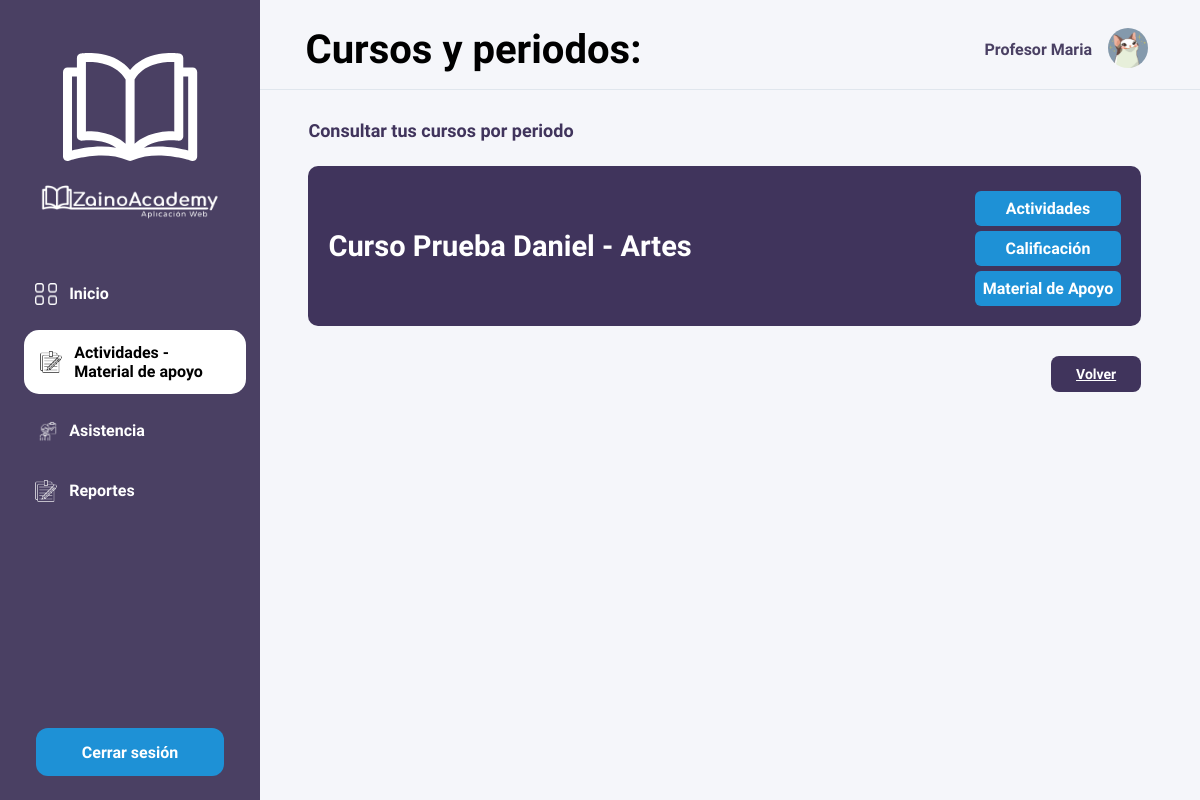
Screenshot of /profesores/actividades/cursos/4/ (signed in) with the database file from the repository.
### zainoAcademy_app/models.py (models this page shows, shortened)
class Usuario(models.Model):
    Us_id = models.AutoField(primary_key=True)
    Us_nombre = models.CharField(max_length=30)
    Us_contraseña = models.CharField(max_length=30)
    fecha_registro = models.DateField(auto_now_add=True)
    documento = models.CharField(max_length=30)
    GENERO_CHOICES = [
        ('masculino', 'Masculino'),
        ('femenino', 'Femenino'),
        ('otro', 'Otro'),
        ('prefiero_no_decir', 'Prefiero no decir'),
    ]
    genero = models.CharField(
        max_length=30,
        choices=GENERO_CHOICES,
        blank=False
    )
    correo = models.EmailField(unique=True, null=True, blank=True)
    foto_perfil_usuario = models.ImageField(upload_to='fotos_perfil/', null=True, blank=True)
    TipoUsuario = models.ForeignKey(TipoUsuario, on_delete=models.CASCADE)
    class Meta:
        db_table = 'usuario'

class Boletin(models.Model):
    Bol_id = models.AutoField(primary_key=True)
    Pro = models.ForeignKey(Profesores, on_delete=models.CASCADE)
    Per = models.ForeignKey(Periodo, on_delete=models.CASCADE)
    Cur = models.ForeignKey(Curso, on_delete=models.CASCADE)
    Mtr = models.ForeignKey(Materia, on_delete=models.CASCADE)
    class Meta:
        db_table = 'boletin'

class Curso(models.Model):
    Cur_id = models.AutoField(primary_key=True)
    Cur_nombre = models.CharField(max_length=100)
    class Meta:
        db_table = 'curso'

class Materia(models.Model):
    Mtr_id = models.AutoField(primary_key=True)
    Mtr_nombre = models.CharField(max_length=100)
    class Meta:
        db_table = 'materia'

### zainoAcademy_app/views.py (the view)
# urls.py: path('profesores/actividades/cursos/<int:periodo_id>/', views.actividad_profesores_consultar_cursos, name='actividad_profesores_consultar_cursos'),
def actividad_profesores_consultar_cursos(request, periodo_id):
    usuario = get_usuario_from_session(request)
    if not usuario:
        return redirect('login')
    profesor = usuario.profesores_set.first()
    boletines = Boletin.objects.filter(Pro=profesor, Per_id=periodo_id).select_related('Cur', 'Mtr')
    return render(request, 'profesores/actividad_profesores_consultar_cursos.html', {
        'usuario': usuario,
        'boletines': boletines,
        'periodo_id': periodo_id
    })

### zainoAcademy_app/context_processors.py (called while the page is built)
def usuario_context(request):
    usuario = None
    try:
        usuario = get_usuario_from_session(request)
    except:
        pass
    return {"usuario": usuario}

### zainoAcademy_app/views.py (called while the page is built)
def get_usuario_from_session(request):
    usuario_id = request.session.get('usuario_id')
    if usuario_id:
        try:
            return Usuario.objects.get(Us_id=usuario_id)
        except Usuario.DoesNotExist:
            return None
    return None

### zainoAcademy_app/templates/profesores/actividad_profesores_consultar_cursos.html (shortened to what this page needs)
{% extends "profesores/base.html" %}
{% load static %}
{% block extra_css %}
<link rel="stylesheet" href="{% static 'css/profesores/actividad_profesores_consultar_curso.css' %}">
{% endblock %}
{% block page_title %}Cursos y periodos:{% endblock %}
{% block mockUp %}
        <div class="content">
            <h2 class="section-title">Consultar tus cursos por periodo</h2>
            <div class="curso-selector">
                {% for bol in boletines %}
                    <div class="curso-info">
                        <p>{{ bol.Cur.Cur_nombre }} - {{ bol.Mtr.Mtr_nombre }}</p>
                        <div class="acciones">
                            <a href="{% url 'actividad_profesores_crear_actividad' bol.Bol_id %}" class="crear_actividad-btn">Actividades</a>
                            <a href="{% url 'lista_actividades_calificar' bol.Cur.Cur_id %}" class="calificacion-btn">Calificación</a>
                            <a href="{% url 'materialApoyo_subir' bol.Bol_id %}" class="material_apoyo-btn">Material de Apoyo</a>
                        </div>
                    </div>
                {% empty %}
                    <p>No tienes cursos asignados en este periodo.</p>
                {% endfor %}
            </div>
            <div class="volver-section">
                <a href="{% url 'actividad_profesores_consultar' %}" class="volver-btn">Volver</a>
            </div>
        </div>
{% endblock %}

### zainoAcademy_app/templates/profesores/base.html (shortened to what this page needs)
<!DOCTYPE html>
{% load static %}
<html lang="es">
<head>
    <link rel="stylesheet" href="{% static 'css/profesores/dashboard_profesores.css' %}">
    {% block extra_css %}{% endblock %}
</head>
<body class="dashboard-page">
    <aside class="sidebar">
        <div class="logo">
            <a href="{% url 'dashboard_profesores' %}">
            <img src="{% static 'images/acudientes/Favicon.png' %}" alt="Logo Libro"/>
            <img src="{% static 'images/acudientes/LogoNormal-removebg-preview.png' %}" alt="Logo Zaino Academy" />
            </a>
        </div>
        <nav>
            <ul class="nav-list">
                <li><a href="{% url 'dashboard_profesores' %}" class="nav-item {% if request.resolver_match.url_name == 'dashboard_profesores' %}active{% endif %}">
                    <img src="{% static 'images/profesores/inicio.png' %}" class="nav-icon" alt="Inicio">
                    Inicio
                </a></li>
                <li><a href="{% url 'actividad_profesores_consultar' %}" class="nav-item {% if request.resolver_match.url_name in 'actividad_profesores_consultar, actividad_profesores_consultar_cursos, actividad_profesores_crear_actividad, actividad_profesores_calificaciones, actividad_profesores_lista, actividades_por_curso_materia, actividad_profesores_eliminar, actividad_profesores_editar, lista_actividades_calificar, materialApoyo_subir, materialApoyo_consultar, materialApoyo_confirmar_eliminar, materialApoyo_editar' %}active{% endif %}">
                    <img src="{% static 'images/profesores/actividades.png' %}" class="nav-icon" alt="Actividades">
                    Actividades - Material de apoyo
                </a></li>
                <li><a href="{% url 'asistencia_profesores_cursos' %}" class="nav-item ">
                    <img src="{% static 'images/profesores/asistencia.png' %}" class="nav-icon" alt="Asistencia">
                    Asistencia
                </a></li>
                <li><a href="{% url 'reportes_profesores' %}" class="nav-item {% if request.resolver_match.url_name in 'reportes_profesores, reportes_profesores_descargar' %}active{% endif %}">
                    <img src="{% static 'images/profesores/reportes.png' %}" class="nav-icon" alt="Reportes">
                    Reportes
                </a></li>
            </ul>
        </nav>
        <div class="logout-container">
            <form method="POST" action="{% url 'login' %}">
                <button type="button" class="logout-btn" onclick="openModal()">Cerrar sesión</button>
            </form>
        </div>
    </aside>
    <main class="main-content">
        <header class="page-header">
            <div class="header-container">
                <h1 class="page-title">{% block page_title %}{% endblock %}</h1>
            <div class="header-icons">
                <span class="user-name">{{ usuario.Us_nombre }}</span>
                    <a href="{% url 'ver_perfil_profesores' %}">
                        {% if usuario.foto_perfil_usuario %}
                            <img src="{{ usuario.foto_perfil_usuario.url }}" class="user-avatar" alt="Perfil">
                        {% else %}
                            <img src="{% static 'images/acudientes/perfil.png' %}" class="user-avatar" alt="Perfil">
                        {% endif %}
                    </a>
            </div>
        </header>
            {% block mockUp %}
            {% endblock %}
        </main>

### static/css/profesores/dashboard_profesores.css (style rules this page uses)
* { box-sizing: border-box; margin: 0; padding: 0; }
html, body { height: 100%; }
.dashboard-page { font-family: "Comfortaa", sans-serif; background-color: #F5F6FA; color: #4A4063; min-height: 100vh; overflow-x: hidden; }
.sidebar { width: 260px; background-color: #4A4063; padding: 2rem 1.2rem; color: #fff; position: fixed; top: 0; left: 0; bottom: 0; overflow-y: auto; z-index: 100; }
.header-container { display: flex; justify-content: space-between; align-items: center; padding: 0 20px; width: 98.5%; margin-top: 10px; }
.page-title { font-size: 40px; font-weight: 700; margin: 0; color: #000; margin-right: auto; }
.logo { text-align: center; margin-bottom: 3rem; }
.logo img { max-width: 180px; display: block; margin-left: auto; margin-right: auto; filter: brightness(0) invert(1); }
.nav-list { list-style: none; padding: 0; }
.nav-list li { margin-bottom: 0.3rem; }
.nav-item { display: flex; align-items: center; padding: 0.8rem 1rem; font-size: 1rem; font-weight: 600; border-radius: 15px; transition: all 0.3s ease; text-decoration: none; color: #fff; margin-bottom: 0.8rem; }
.nav-item:hover, .nav-item.active { background-color: #ffffff; color: #000000; transform: translateX(5px); }
.nav-item img.nav-icon { width: 22px; height: 22px; margin-right: 12px; filter: brightness(0) invert(1); transition: filter 0.3s ease; }
.nav-item:hover img.nav-icon, .nav-item.active img.nav-icon { filter: invert(); }
.logout-container { position: absolute; bottom: 1.5rem; left: 1.2rem; right: 1.2rem; text-align: center; }
.logout-btn { display: inline-block; width: 85%; background-color: #1E91D6; color: #fff; padding: 0.9rem 1.2rem; border-radius: 12px; font-weight: 600; font-family: "Comfortaa", sans-serif; font-size: 1rem; border: none; cursor: pointer; transition: background 0.3s ease, transform 0.2s ease; }
.main-content { margin-left: 240px; padding: 0; min-height: 100vh; }
.page-header { background-color: #F5F6FA; padding: 1rem 2rem; display: flex; justify-content: flex-end; align-items: center; border-bottom: 1px solid #E0E6ED; }
.header-icons { display: flex; align-items: center; gap: 1rem; position: relative; }
.user-name { font-weight: 600; color: #4A4063; }
.user-avatar { width: 40px; height: 40px; border-radius: 50%; cursor: pointer; }

### static/css/profesores/actividad_profesores_consultar_curso.css (style rules this page uses)
.content { margin-top: 20px; width: 93%; margin-left: 4%; }
.section-title { font-size: 18px; color: #40345c; margin-bottom: 15px; padding: 10px 30px; }
.curso-selector { display: flex; flex-direction: column; gap: 20px; }
.curso-info { background-color: #40345c; color: white; padding: 20px; border-radius: 10px; display: flex; justify-content: space-between; align-items: center; gap: 25px; margin-left: 30px; margin-right: 30px; flex-wrap: wrap; }
.curso-info p { font-size: 29px; font-weight: bold; margin: 0; display: flex; align-items: center; }
.crear_actividad-btn, .calificacion-btn, .material_apoyo-btn { display: block; background: #1E91D6; color: #fff; text-align: center; padding: 8px; margin-top: 5px; border-radius: 6px; text-decoration: none; font-weight: 600; transition: 0.3s; }
.volver-section { display: flex; justify-content: flex-end; margin-top: 30px; margin-right: 30px; }
.volver-btn { background-color: #40345c; color: white; border: none; padding: 10px 25px; border-radius: 8px; cursor: pointer; font-size: 14px; font-weight: bold; }

### rows the page displays
Usuario: Us_nombre "Profesor Maria", foto_perfil_usuario (picture)
Boletin: Cur.Cur_nombre "Curso Prueba Daniel", Mtr.Mtr_nombre "Artes"
